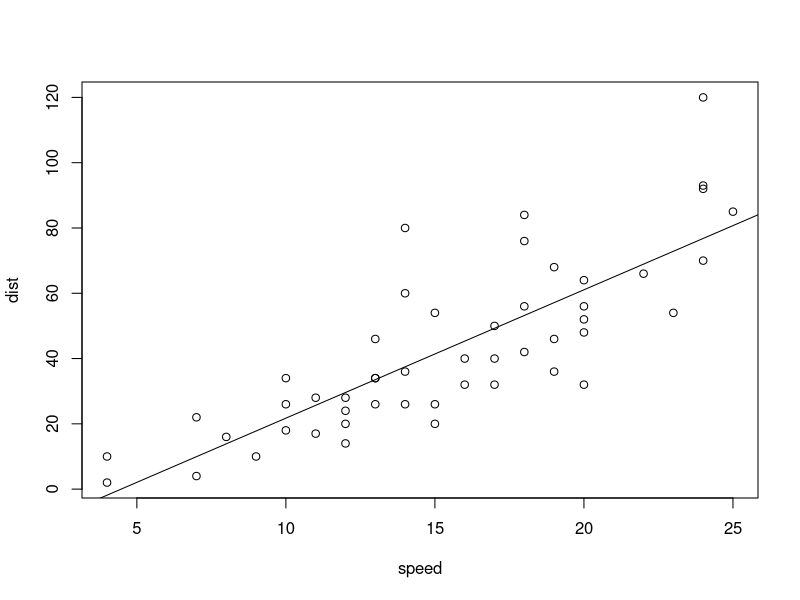
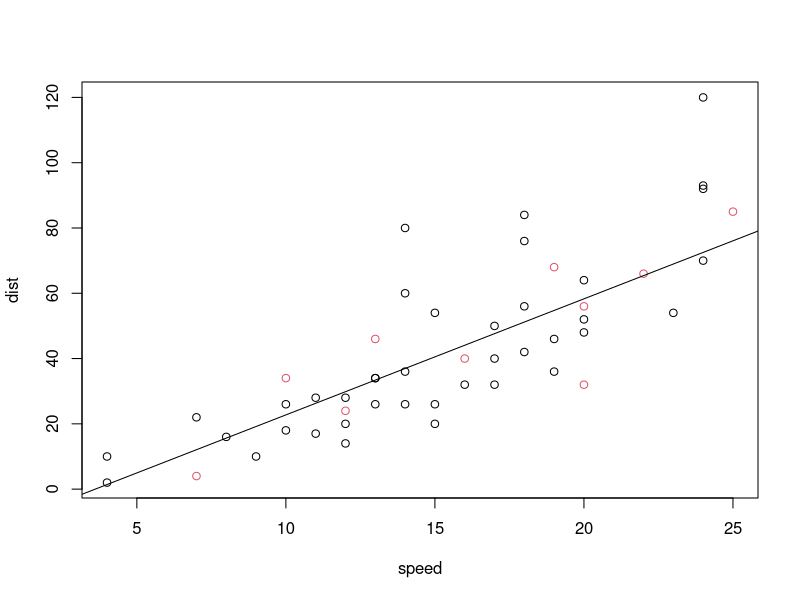
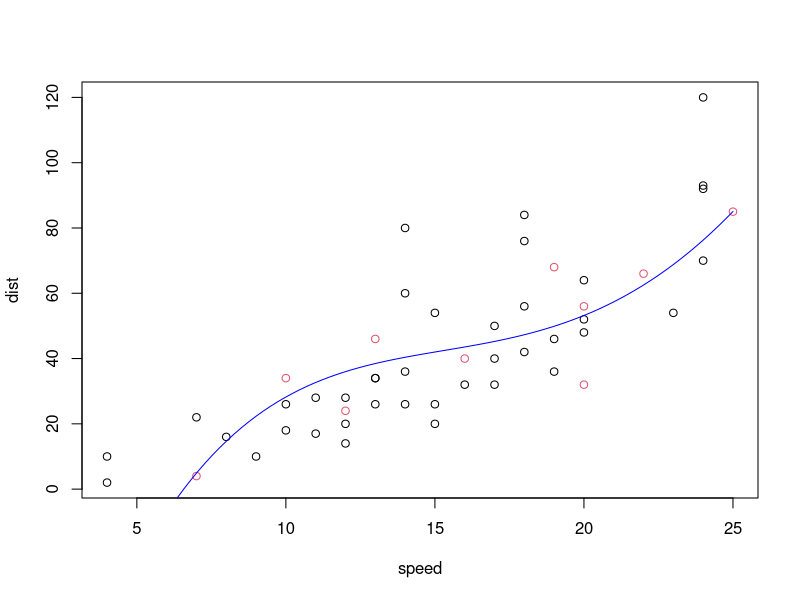
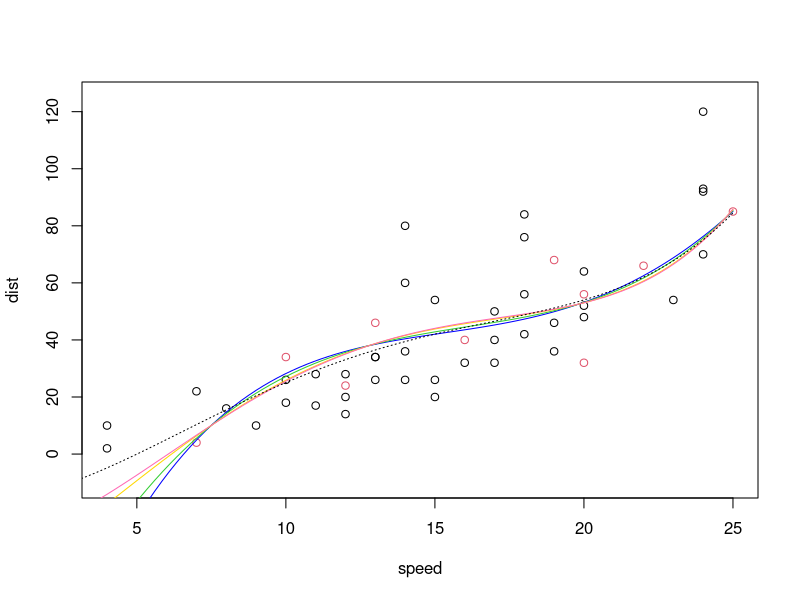

The R script that drew these images, in order:
## ---- chunk 1
model <- lm(dist ~ speed, cars) 
plot(cars) 
abline(model) 
## ---- chunk 2
print(nrow(cars))
sampled_cars <- sample(1:nrow(cars), 10) # Will pick 10 numbers from 1 to nrow(cars)
print(sampled_cars)
## ---- chunk 3
cars_train <- cars[sampled_cars,] # This uses square brackets to select the sampled rows
str(cars_train) # This is just to show that the subset has worked
## ---- chunk 4
# The message function is a way of directly writing to the R console
message("This is a logical vector of the sample.")
1:nrow(cars) %in% sampled_cars
message("This is a logical vector of the indices NOT in the sample, the inverse of the above.")
!(1:nrow(cars) %in% sampled_cars)
message("The inverted logical vector can be used to subset as above")
cars_nontrain <- cars[!(1:nrow(cars) %in% sampled_cars),]
str(cars_nontrain)
message("There is also a subset function that uses logicals to filter")
cars_nontrain <- subset(cars, !(1:nrow(cars) %in% sampled_cars))
str(cars_nontrain)
## ---- chunk 5
model <- lm(dist ~ speed, cars_train) 
# Here is a trick to add some color to the graph
plot(cars, col=(1:nrow(cars) %in% sampled_cars)+1) 
abline(model) 
## ---- chunk 6
# The R formula is supposed to be able to take squared, cubed, etc terms.
# The same came be done by just creating these vectors.
speed2 <- cars_train$speed^2
speed3 <- cars_train$speed^3
speed4 <- cars_train$speed^4
model <- lm(dist ~ speed + speed2 + speed3 + speed4, cars_train) 
plot(cars, col=(1:nrow(cars) %in% sampled_cars)+1) 
# To graph the estimated model, a function must be defined for the curve function
# x: sequence of x values, w: coefficients
fit <- function(x, w){
    no_na <- !is.na(w) # Some coefficients will be undefined
    # The matrix function creates a column matrix populated by the intercept coefficient
    # The sapply function feeds x into the other coefficients
    # Finally, the no_na removes all columns with NAs
    values <- (cbind(matrix(w[1], nrow=length(x)), 
        sapply(2:(length(w)), function(n) w[n] * x^(n-1))))[,no_na]
    # Return the row sums, which are the y values
    return(rowSums(values))
}
lines(seq(1, 25, length=100), fit(seq(1, 25, length=100), model$coefficients), col="blue")
## ---- chunk 7
# a function to try different regularization intensities
# number is x up to the x^number power
reg_eq <- function(number, lambda){
    # Create the lambda matrix
    lambda_matrix <- diag(number+1)
    lambda_matrix[1,1] <- 0 # Remember to set the intercept's lambda to zero
    training_matrix <- data.matrix(cars_train) # Convert the data to a matrix
    Xmat <- matrix(0L, nrow=nrow(cars_train), ncol=number+1) # Create an empty matrix to start
    # Populate X with 1, x, x^2, etc
    for(i in 0:number){
        Xmat[,i+1] <- cars_train[,1]^i
    }
    Ymat <- training_matrix[,2] # Select the Y matrix or vector
    theta <- tcrossprod(solve(crossprod(Xmat) + lambda*lambda_matrix), Xmat) %*% Ymat
    return(theta)
}

plot(cars, col=(1:nrow(cars) %in% sampled_cars)+1, ylim=c(-10, 125))

lines(seq(1, 25, length=100), fit(seq(1, 25, length=100), model$coefficients), col="blue")
lines(seq(1, 25, length=100), fit(seq(1, 25, length=100), reg_eq(4, 0.01)), col="limegreen")
lines(seq(1, 25, length=100), fit(seq(1, 25, length=100), reg_eq(4, 0.1)), col="gold")
lines(seq(1, 25, length=100), fit(seq(1, 25, length=100), reg_eq(4, 1.0)), col="hotpink")
# Finally, an extreme example
lines(seq(1, 25, length=100), fit(seq(1, 25, length=100), reg_eq(4, 100.0)), 
    col="black", lty="dotted")

for(i in c(0.01, 0.1, 1.0, 100.0)){
    print(sprintf("With regularization %f", i))
    print(reg_eq(4, i))   
}
